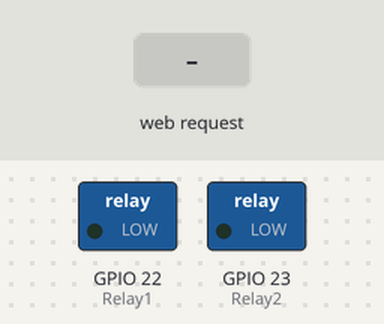
A sketch run on a simulated ESP32. Shown: switched loads named in the sketch (green lamp = pin HIGH). The test bench sets the inputs (shaded band). WiFi joins after 1.5 s; servers stay silent unless stated; what the sketch prints to the serial monitor is not drawn.

Above: at 2.7 s.
2.8 s: HTTP request GET /B11 received
At 4.0 s:
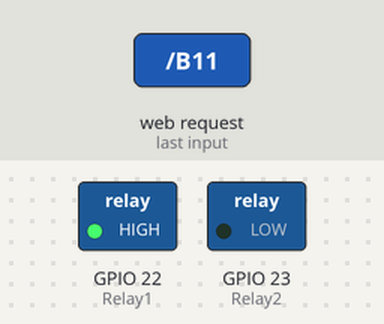
4.3 s: HTTP request GET /B21 received
At 5.3 s:
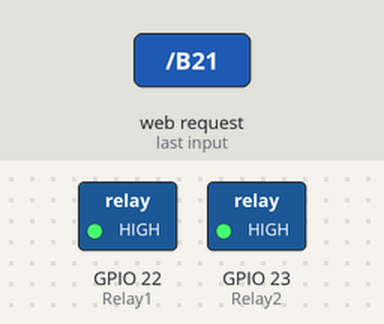
5.8 s: HTTP request GET /B10 received
At 6.5 s:
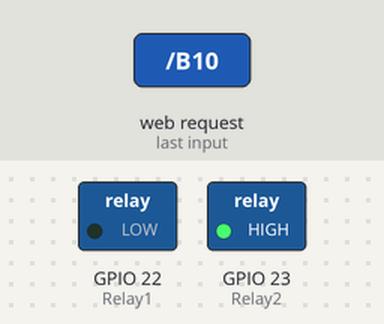
7.3 s: HTTP request GET /B20 received
At 7.6 s:
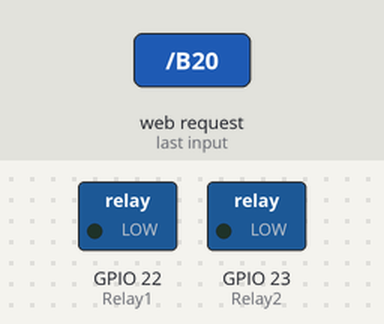
Timing chart, 0 to 9.8 s (numbered marks = the images above; inputs shaded):
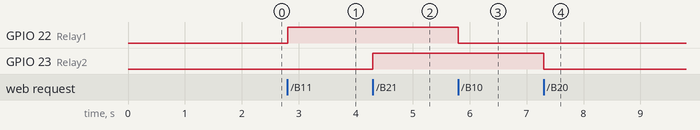

The sketch:

SimpleWiFiServer_home_automation_updated.ino
```cpp
/*
 WiFi Web Server LED Blink

 A simple web server that lets you blink an LED via the web.
 This sketch will print the IP address of your WiFi Shield (once connected)
 to the Serial monitor. From there, you can open that address in a web browser
 to turn on and off the LED on pin 5.

 If the IP address of your shield is yourAddress:
 http://yourAddress/H turns the LED on
 http://yourAddress/L turns it off

 This example is written for a network using WPA2 encryption. For insecure
 WEP or WPA, change the Wifi.begin() call and use Wifi.setMinSecurity() accordingly.

 Circuit:
 * WiFi shield attached
 * LED attached to pin 5

 created for arduino 25 Nov 2012
 by Tom Igoe

ported for sparkfun esp32
31.01.2017 by Jan Hendrik Berlin

 */

#include <WiFi.h>
#define Relay1 22
#define Relay2 23

const char* ssid = "OnePlus 8T";
const char* password = "12345678";

WiFiServer server(80);

void setup() {
  Serial.begin(115200);
  pinMode(Relay1, OUTPUT);
  pinMode(Relay2, OUTPUT);

  // We start by connecting to a WiFi network

  Serial.println();
  Serial.println();
  Serial.print("Connecting to ");
  Serial.println(ssid);

  WiFi.begin(ssid, password);

  while (WiFi.status() != WL_CONNECTED) {
    delay(500);
    Serial.print(".");
  }

  Serial.println("");
  Serial.println("WiFi connected.");
  Serial.println("IP address: ");
  Serial.println(WiFi.localIP());

  server.begin();
}

void loop() {
  WiFiClient client = server.available();  // listen for incoming clients

  if (client) {                     // if you get a client,
    Serial.println("New Client.");  // print a message out the serial port
    String currentLine = "";        // make a String to hold incoming data from the client
    while (client.connected()) {    // loop while the client's connected
      if (client.available()) {     // if there's bytes to read from the client,
        char c = client.read();     // read a byte, then
        Serial.write(c);            // print it out the serial monitor
        if (c == '\n') {            // if the byte is a newline character

          // if the current line is blank, you got two newline characters in a row.
          // that's the end of the client HTTP request, so send a response:
          // if (currentLine.length() == 0) {
          //   // HTTP headers always start with a response code (e.g. HTTP/1.1 200 OK)
          //   // and a content-type so the client knows what's coming, then a blank line:
          //   client.println("HTTP/1.1 200 OK");
          //   client.println("Content-type:text/html");
          //   client.println();

          //   // the content of the HTTP response follows the header:
          //   client.print("Click <a href=\"/B11\">here</a> to turn the RELAY1 on.<br>");
          //   client.print("Click <a href=\"/B10\">here</a> to turn the RELAY1 off.<br>");
          //   client.print("Click <a href=\"/B21\">here</a> to turn the RELAY2 on.<br>");
          //   client.print("Click <a href=\"/B20\">here</a> to turn the RELAY2 off.<br>");
          //   // The HTTP response ends with another blank line:
          //   client.println();
          //   // break out of the while loop:
          //   break;
          // } else {  // if you got a newline, then clear currentLine:
            currentLine = "";
          // }

        } else if (c != '\r') {  // if you got anything else but a carriage return character,
          currentLine += c;      // add it to the end of the currentLine
        }

        // Check to see if the client request was "GET /H" or "GET /L":
        // GET /L turns the LED off
        if (currentLine.endsWith("GET /B11")) {

          digitalWrite(Relay1, HIGH);

          Serial.println("B1 ON");

        } else if (currentLine.endsWith("GET /B10")) {
          digitalWrite(Relay1, LOW);

          Serial.println("B1 OFF");
        }
        if (currentLine.endsWith("GET /B21")) {
          digitalWrite(Relay2, HIGH);

          Serial.println("B2 ON");

        } else if (currentLine.endsWith("GET /B20")) {
          digitalWrite(Relay2, LOW);

          Serial.println("B2 OFF");
        }
      }
    }
    // close the connection:
    client.stop();
    Serial.println("Client Disconnected.");
  }
}
```

Measured:
- after the input at 2.8 s, GPIO 22 (Relay1): LOW → HIGH at once
- after the input at 4.3 s, GPIO 23 (Relay2): LOW → HIGH at once
- after the input at 5.8 s, GPIO 22 (Relay1): HIGH → LOW at once
- after the input at 7.3 s, GPIO 23 (Relay2): HIGH → LOW at once
